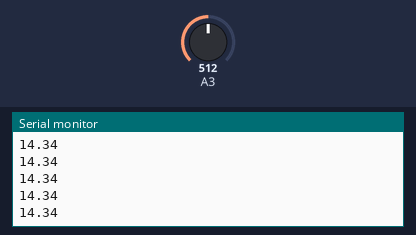
The sketch below on a simulated Arduino Uno, built with avr-gcc and run on an emulated ATmega328P. Shown: the last lines printed to the serial monitor. The inputs (shaded band) are chosen by the test bench; at power-on: A3 = 512.

Above: at 1.2 s.
1.3 s: A3 set to 716
At 2.3 s:
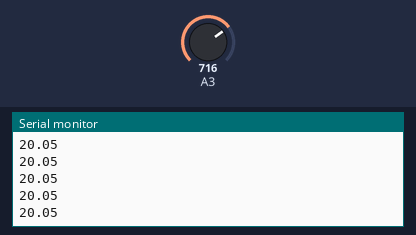
2.8 s: A3 set to 900
At 3.5 s:
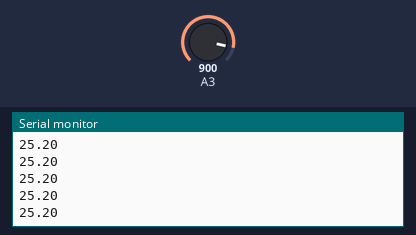
Timing chart, 0 to 5.8 s (numbered marks = the images above; inputs shaded):
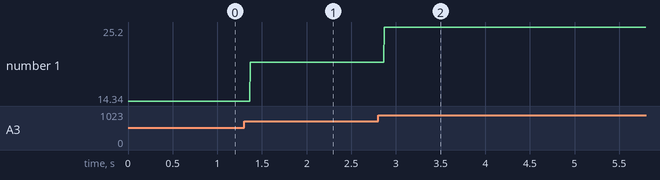

The sketch:

ES_Transceiver_11.ino
```cpp
/*
 * https://github.com/FastLED/FastLED/wiki/Pixel-reference
 * OctoWS2811: 2,14,7,8,6,20,21,5
 * Teensy: 0,1,23,22,19,18,17
*/

#if defined(TEENSYDUINO)
  #define BAUD 115200
#else
  #define BAUD 9600
#endif

#include<FastLED.h>

#define NUM_LEDS 144
#define BRIGHTNESS 255
#define DEBUG false

CRGB leds[4][NUM_LEDS];

float a1, a2, a3, a4, b1, b2, b3, c1, c2, c3;
float a1x, a2x, a3x, a4x, b1x, b2x, b3x, c1x, c2x, c3x;
float a1l, a2l, a3l, a4l, b1l, b2l, b3l, c1l, c2l, c3l;

void setup(){
  Serial.begin(BAUD);
  FastLED.setBrightness(BRIGHTNESS);
  FastLED.clear();
  FastLED.show();
}

void loop(){
  if (DEBUG) return;
  float test = readAdvanced(17,a1,0,1023);
  Serial.println(test);
}
```

Lights.ino
```cpp
void setColorRange(byte index, int startIndex, int endIndex, byte r, byte g, byte b){
  for (int i = startIndex; i < endIndex; i++){
    leds[index][i].setRGB(r,g,b);
  }
  FastLED.show();
}
```

Math.ino
```cpp
const int numReadings = 6;

int readings[numReadings];
int readIndex = 0;
int total = 0;
int average = 0;
bool first = true;

int smooth(int val) {

  if (first){
    first = false;
    for (byte i = 0; i < numReadings; i++) readings[i] = 0;
  }

  total = total - readings[readIndex];
  readings[readIndex] = val;
  total = total + readings[readIndex];
  readIndex = readIndex + 1;

  if (readIndex >= numReadings)
    readIndex = 0;

  average = total / numReadings;

  return average;

  delay(1);
}

double mapf(double val, double in_min, double in_max, double out_min, double out_max) {
  return (val - in_min) * (out_max - out_min) / (in_max - in_min) + out_min;
}

float lerp(float a, float b, float x){
  return a + x * (b - a);
}
```

Sensors.ino
```cpp
#define SMOOTHSTEP(x) ((x) * (x) * (3 - 2 * (x)))
#define N 10.0

void readSimple(byte pin, float &val, float &last){
  val = analogRead(pin);
  val = (val > 512) ? 1 : 0;

  if (val == last) return;

  s(pin,val);
  last = val;
}

float readAdvanced(byte pin, float last, float min, float max){
  float temp = analogRead(pin);
  temp = constrain(temp,min,max);

  float val;

  for (byte i = 0; i < N; i++) {
    float v = i / N;
    v = SMOOTHSTEP(v);
    val = (last * v) + (temp * (1 - v));
  }

  //s(pin,val);
  return val;
}

void s(byte pin, int val){
  //Serial.print(pin);
  //Serial.print(' ');
  Serial.println(val);
}
```

Measured:
- after the input at 1.3 s, the serial monitor: prints a new line after 0.07 s (image 1)
- after the input at 2.8 s, the serial monitor: prints a new line after 0.07 s (image 2)
- plotted number 1: 14.34 → 20.05 after the input at 1.3 s, 20.05 → 25.2 after the input at 2.8 s
